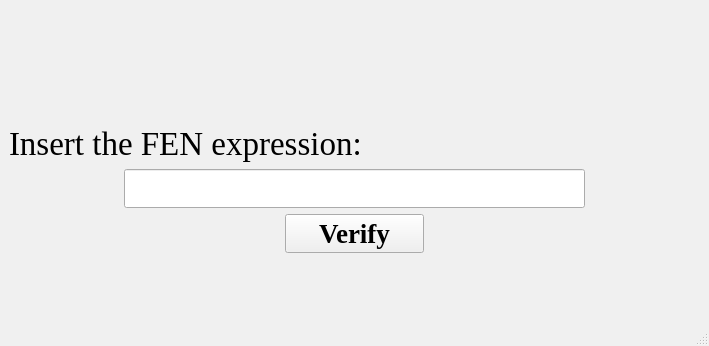
<?xml version="1.0" encoding="UTF-8"?>
<ui version="4.0">
 <class>MainWindow</class>
 <widget class="QMainWindow" name="MainWindow">
  <property name="geometry">
   <rect>
    <x>0</x>
    <y>0</y>
    <width>709</width>
    <height>346</height>
   </rect>
  </property>
  <property name="palette">
   <palette>
    <active>
     <colorrole role="WindowText">
      <brush brushstyle="SolidPattern">
       <color alpha="255">
        <red>0</red>
        <green>0</green>
        <blue>0</blue>
       </color>
      </brush>
     </colorrole>
     <colorrole role="Button">
      <brush brushstyle="SolidPattern">
       <color alpha="255">
        <red>35</red>
        <green>152</green>
        <blue>170</blue>
       </color>
      </brush>
     </colorrole>
     <colorrole role="Light">
      <brush brushstyle="SolidPattern">
       <color alpha="255">
        <red>52</red>
        <green>228</green>
        <blue>255</blue>
       </color>
      </brush>
     </colorrole>
     <colorrole role="Midlight">
      <brush brushstyle="SolidPattern">
       <color alpha="255">
        <red>43</red>
        <green>190</green>
        <blue>212</blue>
       </color>
      </brush>
     </colorrole>
     <colorrole role="Dark">
      <brush brushstyle="SolidPattern">
       <color alpha="255">
        <red>17</red>
        <green>76</green>
        <blue>85</blue>
       </color>
      </brush>
     </colorrole>
     <colorrole role="Mid">
      <brush brushstyle="SolidPattern">
       <color alpha="255">
        <red>23</red>
        <green>101</green>
        <blue>113</blue>
       </color>
      </brush>
     </colorrole>
     <colorrole role="Text">
      <brush brushstyle="SolidPattern">
       <color alpha="255">
        <red>0</red>
        <green>0</green>
        <blue>0</blue>
       </color>
      </brush>
     </colorrole>
     <colorrole role="BrightText">
      <brush brushstyle="SolidPattern">
       <color alpha="255">
        <red>255</red>
        <green>255</green>
        <blue>255</blue>
       </color>
      </brush>
     </colorrole>
     <colorrole role="ButtonText">
      <brush brushstyle="SolidPattern">
       <color alpha="255">
        <red>0</red>
        <green>0</green>
        <blue>0</blue>
       </color>
      </brush>
     </colorrole>
     <colorrole role="Base">
      <brush brushstyle="SolidPattern">
       <color alpha="255">
        <red>255</red>
        <green>255</green>
        <blue>255</blue>
       </color>
      </brush>
     </colorrole>
     <colorrole role="Window">
      <brush brushstyle="SolidPattern">
       <color alpha="255">
        <red>35</red>
        <green>152</green>
        <blue>170</blue>
       </color>
      </brush>
     </colorrole>
     <colorrole role="Shadow">
      <brush brushstyle="SolidPattern">
       <color alpha="255">
        <red>0</red>
        <green>0</green>
        <blue>0</blue>
       </color>
      </brush>
     </colorrole>
     <colorrole role="AlternateBase">
      <brush brushstyle="SolidPattern">
       <color alpha="255">
        <red>145</red>
        <green>203</green>
        <blue>212</blue>
       </color>
      </brush>
     </colorrole>
     <colorrole role="ToolTipBase">
      <brush brushstyle="SolidPattern">
       <color alpha="255">
        <red>255</red>
        <green>255</green>
        <blue>220</blue>
       </color>
      </brush>
     </colorrole>
     <colorrole role="ToolTipText">
      <brush brushstyle="SolidPattern">
       <color alpha="255">
        <red>0</red>
        <green>0</green>
        <blue>0</blue>
       </color>
      </brush>
     </colorrole>
    </active>
    <inactive>
     <colorrole role="WindowText">
      <brush brushstyle="SolidPattern">
       <color alpha="255">
        <red>0</red>
        <green>0</green>
        <blue>0</blue>
       </color>
      </brush>
     </colorrole>
     <colorrole role="Button">
      <brush brushstyle="SolidPattern">
       <color alpha="255">
        <red>240</red>
        <green>240</green>
        <blue>240</blue>
       </color>
      </brush>
     </colorrole>
     <colorrole role="Light">
      <brush brushstyle="SolidPattern">
       <color alpha="255">
        <red>255</red>
        <green>255</green>
        <blue>255</blue>
       </color>
      </brush>
     </colorrole>
     <colorrole role="Midlight">
      <brush brushstyle="SolidPattern">
       <color alpha="255">
        <red>227</red>
        <green>227</green>
        <blue>227</blue>
       </color>
      </brush>
     </colorrole>
     <colorrole role="Dark">
      <brush brushstyle="SolidPattern">
       <color alpha="255">
        <red>160</red>
        <green>160</green>
        <blue>160</blue>
       </color>
      </brush>
     </colorrole>
     <colorrole role="Mid">
      <brush brushstyle="SolidPattern">
       <color alpha="255">
        <red>160</red>
        <green>160</green>
        <blue>160</blue>
       </color>
      </brush>
     </colorrole>
     <colorrole role="Text">
      <brush brushstyle="SolidPattern">
       <color alpha="255">
        <red>0</red>
        <green>0</green>
        <blue>0</blue>
       </color>
      </brush>
     </colorrole>
     <colorrole role="BrightText">
      <brush brushstyle="SolidPattern">
       <color alpha="255">
        <red>255</red>
        <green>255</green>
        <blue>255</blue>
       </color>
      </brush>
     </colorrole>
     <colorrole role="ButtonText">
      <brush brushstyle="SolidPattern">
       <color alpha="255">
        <red>0</red>
        <green>0</green>
        <blue>0</blue>
       </color>
      </brush>
     </colorrole>
     <colorrole role="Base">
      <brush brushstyle="SolidPattern">
       <color alpha="255">
        <red>255</red>
        <green>255</green>
        <blue>255</blue>
       </color>
      </brush>
     </colorrole>
     <colorrole role="Window">
      <brush brushstyle="SolidPattern">
       <color alpha="255">
        <red>240</red>
        <green>240</green>
        <blue>240</blue>
       </color>
      </brush>
     </colorrole>
     <colorrole role="Shadow">
      <brush brushstyle="SolidPattern">
       <color alpha="255">
        <red>105</red>
        <green>105</green>
        <blue>105</blue>
       </color>
      </brush>
     </colorrole>
     <colorrole role="AlternateBase">
      <brush brushstyle="SolidPattern">
       <color alpha="255">
        <red>245</red>
        <green>245</green>
        <blue>245</blue>
       </color>
      </brush>
     </colorrole>
     <colorrole role="ToolTipBase">
      <brush brushstyle="SolidPattern">
       <color alpha="255">
        <red>255</red>
        <green>255</green>
        <blue>220</blue>
       </color>
      </brush>
     </colorrole>
     <colorrole role="ToolTipText">
      <brush brushstyle="SolidPattern">
       <color alpha="255">
        <red>0</red>
        <green>0</green>
        <blue>0</blue>
       </color>
      </brush>
     </colorrole>
    </inactive>
    <disabled>
     <colorrole role="WindowText">
      <brush brushstyle="SolidPattern">
       <color alpha="255">
        <red>17</red>
        <green>76</green>
        <blue>85</blue>
       </color>
      </brush>
     </colorrole>
     <colorrole role="Button">
      <brush brushstyle="SolidPattern">
       <color alpha="255">
        <red>35</red>
        <green>152</green>
        <blue>170</blue>
       </color>
      </brush>
     </colorrole>
     <colorrole role="Light">
      <brush brushstyle="SolidPattern">
       <color alpha="255">
        <red>52</red>
        <green>228</green>
        <blue>255</blue>
       </color>
      </brush>
     </colorrole>
     <colorrole role="Midlight">
      <brush brushstyle="SolidPattern">
       <color alpha="255">
        <red>43</red>
        <green>190</green>
        <blue>212</blue>
       </color>
      </brush>
     </colorrole>
     <colorrole role="Dark">
      <brush brushstyle="SolidPattern">
       <color alpha="255">
        <red>17</red>
        <green>76</green>
        <blue>85</blue>
       </color>
      </brush>
     </colorrole>
     <colorrole role="Mid">
      <brush brushstyle="SolidPattern">
       <color alpha="255">
        <red>23</red>
        <green>101</green>
        <blue>113</blue>
       </color>
      </brush>
     </colorrole>
     <colorrole role="Text">
      <brush brushstyle="SolidPattern">
       <color alpha="255">
        <red>17</red>
        <green>76</green>
        <blue>85</blue>
       </color>
      </brush>
     </colorrole>
     <colorrole role="BrightText">
      <brush brushstyle="SolidPattern">
       <color alpha="255">
        <red>255</red>
        <green>255</green>
        <blue>255</blue>
       </color>
      </brush>
     </colorrole>
     <colorrole role="ButtonText">
      <brush brushstyle="SolidPattern">
       <color alpha="255">
        <red>17</red>
        <green>76</green>
        <blue>85</blue>
       </color>
      </brush>
     </colorrole>
     <colorrole role="Base">
      <brush brushstyle="SolidPattern">
       <color alpha="255">
        <red>35</red>
        <green>152</green>
        <blue>170</blue>
       </color>
      </brush>
     </colorrole>
     <colorrole role="Window">
      <brush brushstyle="SolidPattern">
       <color alpha="255">
        <red>35</red>
        <green>152</green>
        <blue>170</blue>
       </color>
      </brush>
     </colorrole>
     <colorrole role="Shadow">
      <brush brushstyle="SolidPattern">
       <color alpha="255">
        <red>0</red>
        <green>0</green>
        <blue>0</blue>
       </color>
      </brush>
     </colorrole>
     <colorrole role="AlternateBase">
      <brush brushstyle="SolidPattern">
       <color alpha="255">
        <red>245</red>
        <green>245</green>
        <blue>245</blue>
       </color>
      </brush>
     </colorrole>
     <colorrole role="ToolTipBase">
      <brush brushstyle="SolidPattern">
       <color alpha="255">
        <red>255</red>
        <green>255</green>
        <blue>220</blue>
       </color>
      </brush>
     </colorrole>
     <colorrole role="ToolTipText">
      <brush brushstyle="SolidPattern">
       <color alpha="255">
        <red>0</red>
        <green>0</green>
        <blue>0</blue>
       </color>
      </brush>
     </colorrole>
    </disabled>
   </palette>
  </property>
  <property name="windowTitle">
   <string>Chess Parser</string>
  </property>
  <property name="windowIcon">
   <iconset resource="Resource.qrc">
    <normaloff>:/Resources/Images/Chess Icon.png</normaloff>:/Resources/Images/Chess Icon.png</iconset>
  </property>
  <widget class="QWidget" name="centralwidget">
   <layout class="QVBoxLayout" name="verticalLayout" stretch="1,3,1,1,1,0">
    <item>
     <spacer name="verticalSpacer_2">
      <property name="orientation">
       <enum>Qt::Vertical</enum>
      </property>
      <property name="sizeHint" stdset="0">
       <size>
        <width>20</width>
        <height>40</height>
       </size>
      </property>
     </spacer>
    </item>
    <item>
     <layout class="QHBoxLayout" name="horizontalLayout_4">
      <item>
       <widget class="QLabel" name="mainText">
        <property name="font">
         <font>
          <family>Times New Roman</family>
          <pointsize>25</pointsize>
         </font>
        </property>
        <property name="contextMenuPolicy">
         <enum>Qt::NoContextMenu</enum>
        </property>
        <property name="acceptDrops">
         <bool>true</bool>
        </property>
        <property name="text">
         <string>Insert the FEN expression:</string>
        </property>
        <property name="textFormat">
         <enum>Qt::RichText</enum>
        </property>
        <property name="scaledContents">
         <bool>false</bool>
        </property>
        <property name="alignment">
         <set>Qt::AlignBottom|Qt::AlignLeading|Qt::AlignLeft</set>
        </property>
        <property name="wordWrap">
         <bool>false</bool>
        </property>
        <property name="textInteractionFlags">
         <set>Qt::LinksAccessibleByMouse|Qt::TextSelectableByMouse</set>
        </property>
       </widget>
      </item>
     </layout>
    </item>
    <item>
     <layout class="QHBoxLayout" name="horizontalLayout_3" stretch="1,4,1">
      <item>
       <spacer name="horizontalSpacer_3">
        <property name="orientation">
         <enum>Qt::Horizontal</enum>
        </property>
        <property name="sizeHint" stdset="0">
         <size>
          <width>40</width>
          <height>20</height>
         </size>
        </property>
       </spacer>
      </item>
      <item>
       <widget class="QLineEdit" name="data">
        <property name="sizePolicy">
         <sizepolicy hsizetype="Expanding" vsizetype="Preferred">
          <horstretch>0</horstretch>
          <verstretch>0</verstretch>
         </sizepolicy>
        </property>
        <property name="font">
         <font>
          <family>Times New Roman</family>
          <pointsize>12</pointsize>
         </font>
        </property>
        <property name="text">
         <string/>
        </property>
       </widget>
      </item>
      <item>
       <spacer name="horizontalSpacer_4">
        <property name="orientation">
         <enum>Qt::Horizontal</enum>
        </property>
        <property name="sizeHint" stdset="0">
         <size>
          <width>40</width>
          <height>20</height>
         </size>
        </property>
       </spacer>
      </item>
     </layout>
    </item>
    <item>
     <layout class="QHBoxLayout" name="horizontalLayout_2" stretch="2,1,2">
      <item>
       <spacer name="horizontalSpacer">
        <property name="orientation">
         <enum>Qt::Horizontal</enum>
        </property>
        <property name="sizeHint" stdset="0">
         <size>
          <width>40</width>
          <height>20</height>
         </size>
        </property>
       </spacer>
      </item>
      <item>
       <widget class="QPushButton" name="verifyButton">
        <property name="enabled">
         <bool>true</bool>
        </property>
        <property name="sizePolicy">
         <sizepolicy hsizetype="Preferred" vsizetype="Preferred">
          <horstretch>0</horstretch>
          <verstretch>0</verstretch>
         </sizepolicy>
        </property>
        <property name="maximumSize">
         <size>
          <width>16777215</width>
          <height>16777215</height>
         </size>
        </property>
        <property name="palette">
         <palette>
          <active>
           <colorrole role="Button">
            <brush brushstyle="SolidPattern">
             <color alpha="255">
              <red>136</red>
              <green>47</green>
              <blue>47</blue>
             </color>
            </brush>
           </colorrole>
          </active>
          <inactive>
           <colorrole role="Button">
            <brush brushstyle="SolidPattern">
             <color alpha="255">
              <red>240</red>
              <green>240</green>
              <blue>240</blue>
             </color>
            </brush>
           </colorrole>
          </inactive>
          <disabled>
           <colorrole role="Button">
            <brush brushstyle="SolidPattern">
             <color alpha="255">
              <red>136</red>
              <green>47</green>
              <blue>47</blue>
             </color>
            </brush>
           </colorrole>
          </disabled>
         </palette>
        </property>
        <property name="font">
         <font>
          <family>Times New Roman</family>
          <pointsize>20</pointsize>
          <bold>true</bold>
         </font>
        </property>
        <property name="text">
         <string>Verify</string>
        </property>
       </widget>
      </item>
      <item>
       <spacer name="horizontalSpacer_2">
        <property name="orientation">
         <enum>Qt::Horizontal</enum>
        </property>
        <property name="sizeHint" stdset="0">
         <size>
          <width>40</width>
          <height>20</height>
         </size>
        </property>
       </spacer>
      </item>
     </layout>
    </item>
    <item>
     <spacer name="verticalSpacer">
      <property name="orientation">
       <enum>Qt::Vertical</enum>
      </property>
      <property name="sizeHint" stdset="0">
       <size>
        <width>20</width>
        <height>40</height>
       </size>
      </property>
     </spacer>
    </item>
    <item>
     <widget class="QLabel" name="label">
      <property name="font">
       <font>
        <family>Times New Roman</family>
        <pointsize>12</pointsize>
       </font>
      </property>
      <property name="text">
       <string/>
      </property>
     </widget>
    </item>
   </layout>
  </widget>
  <widget class="QMenuBar" name="menubar">
   <property name="geometry">
    <rect>
     <x>0</x>
     <y>0</y>
     <width>709</width>
     <height>21</height>
    </rect>
   </property>
  </widget>
  <widget class="QStatusBar" name="statusbar"/>
 </widget>
 <resources>
  <include location="Resource.qrc"/>
 </resources>
 <connections/>
</ui>
